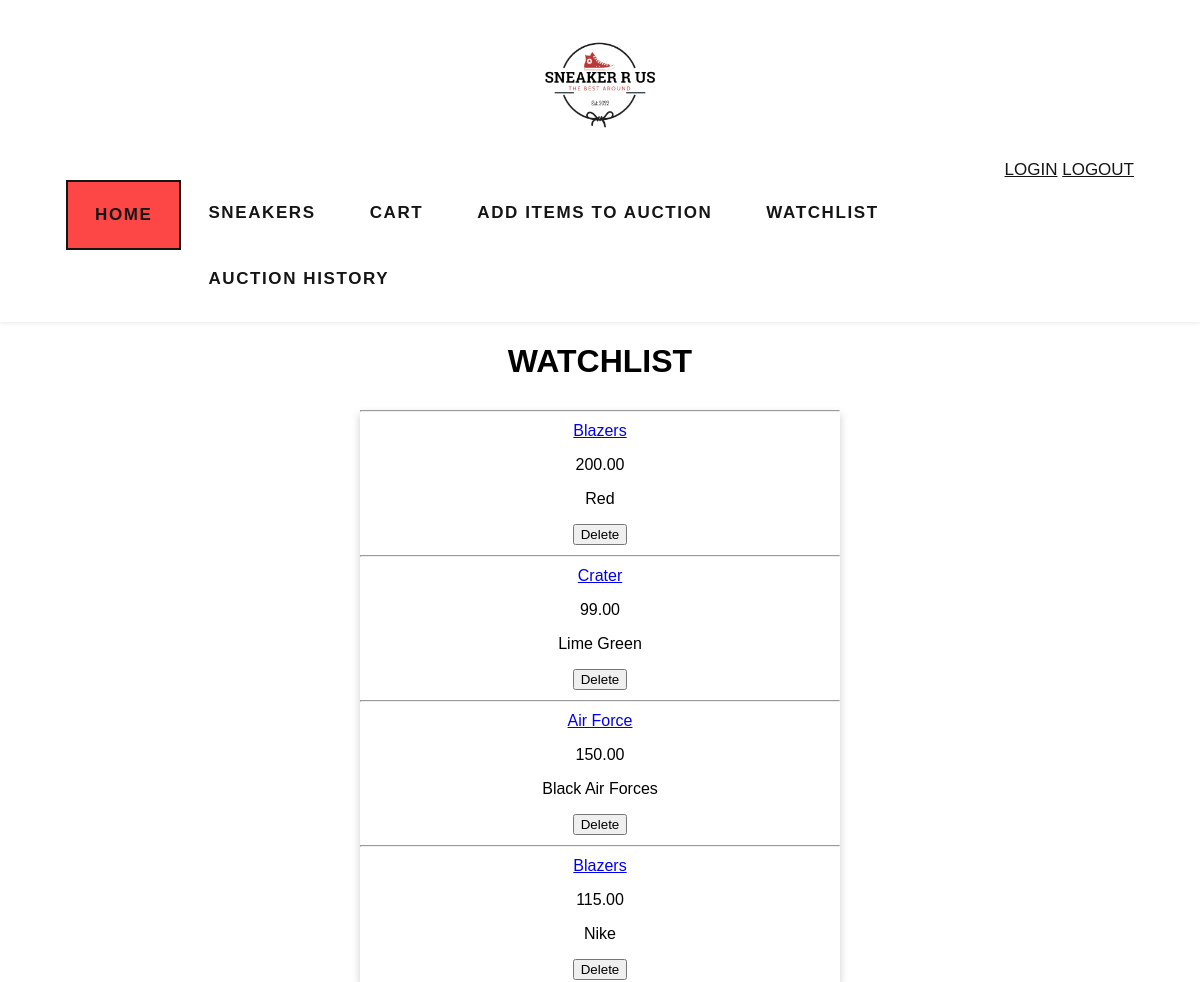
The page /watchlist (signed in) on the database its author committed.
### auctions/models.py (models this page shows, shortened)
class Watchlist(models.Model):
    items = models.ForeignKey(Item, on_delete=models.CASCADE)
    user = models.ForeignKey(User, on_delete=models.CASCADE, related_name='watchlist_list')

class Item(models.Model):
    user = models.ForeignKey(User, on_delete=models.CASCADE, related_name="item_list")
    title = models.CharField(max_length=64)
    description = models.CharField(max_length=256, blank=True)
    img_url = models.CharField(max_length=256, blank=True)
    starting_bid = models.DecimalField(decimal_places=2, max_digits=8)
    category = models.CharField(max_length=24, default='No Category')
    status = models.BooleanField(default=True)

### auctions/views.py (the view)
# urls.py: path("watchlist", views.watchlist_view, name="watchlist"),
def watchlist_view(request):
    current_user = User.objects.filter(username=request.user.username).get()
    watchlist = current_user.watchlist_list.all()
    return render(request, "auctions/watchlist.html",{
        "watchlist": watchlist
    })

### auctions/templates/auctions/watchlist.html (shortened to what this page needs)
{% load static %}
<!DOCTYPE html>
<html lang="en">
<head>
    <link href="{% static '/auctions/css/watchlist.css' %}" rel="stylesheet">
</head>
<body>
    <header>
        <div class="nav container">
            <a class="logo" href="{% url 'auctions:index' %}"><img src="static/auctions/media/img/logo-transparent.png" height="150" width="150" class="logoImg"></a>
            <div class="topnav-right">
                <a class="nav-link-login" href="{% url 'auctions:login' %}">LOGIN</a>
                <a class="nav-link-logout" href="{% url 'auctions:logout' %}">LOGOUT</a>
            </div>
            <ul>
                <li><a class="active" href="{% url 'auctions:index' %}">HOME</a></li>
                <li><a class="nav-link" href="{% url 'auctions:category_list' %}">SNEAKERS</a></li>
                <li><a class="nav-link" href="{% url 'auctions:cart' %}">CART</a></li>
                {% if user.is_authenticated %}
                <li><a class="nav-link" href="{% url 'auctions:add' %}">ADD ITEMS TO AUCTION</a></li>
                <li><a class="nav-link" href="{% url 'auctions:watchlist' %}">WATCHLIST</a></li>
                <li><a class="nav-link" href="{% url 'auctions:auctions_history' %}">AUCTION HISTORY</a></li>
                {% endif %}
            </ul>
        </div>
    </header>
    <h1>WATCHLIST</h1>
</body>
</html>
{% block body %}
<div class="container-fluid">
    {% for item in watchlist %}
    <hr>
    <div class="row">
        <div class="col-lg">
            <a href="{% url 'auctions:listing_details'%}?listing_title={{item.items.title}}">{{item.items.title}}</a>
        </div>
        <div class="col-lg">
            <p>{{item.items.starting_bid}}</p>
        </div>
        <div class="col-lg">
            <p>{{item.items.description}}</p>
        </div>
        <div class="col-lg">
            <form action="{% url 'auctions:delete_item_watchlist' %}" method="POST">
                <button type="submit" class="btn btn-primary">Delete</button>
            </form>
        </div>
    </div>
    {%empty%}
    <h5>Watchlist empty</h5>
    {% endfor %}
</div>
{% endblock %}

### auctions/static/auctions/css/watchlist.css (style rules this page uses)
html { scroll-behavior: smooth; }
body { font-family: 'Franklin Gothic Medium', 'Arial Narrow', Arial, sans-serif; padding: 0; margin: 0; }
:root { --main-color: #fd4646; --text-color: #171427; --bg-color: #fff; }
ul { list-style-type: none; margin: 0; padding: 0; width: 100%; overflow: hidden; background-color: white; }
li { float: left; }
li a { display: block; color: white; letter-spacing: 0.1rem; font-weight: 700; text-align: center; padding: 14px 16px; text-decoration: none; }
header { position: relative; top: 0; left: 0; width: 100%; background: var(--bg-color); box-shadow: 0 1px 4px hsl(0 4% 15% / 10%); z-index: 100; }
.topnav-right { float:right; }
.container { max-width: 1068px; margin: auto; width: 100%; }
.nav { color: rgb(18, 1, 1); text-decoration: none; padding: 10px 10px; font-size: 17px; }
.nav a { color: rgb(22, 21, 21); }
ul { list-style-type: none; margin: 0; padding: 0; overflow: hidden; background-color: white; }
li a { display: block; color: white; text-align: center; padding: 23px 27px; text-decoration: none; }
.active { background-color: var(--main-color); border: 2px solid; }
.logo { font-size: 1.5rem; color: var(--text-color); font-weight: 700; text-decoration: none; letter-spacing: 1px; }
.row:after { content: ""; display: table; clear: both; }
h1 { text-align: center; }
.logoImg { display: block; margin-left: auto; margin-right: auto; }
.container-fluid { box-shadow: 0 4px 8px 0 rgba(0, 0, 0, 0.2); transition: 0.3s; margin-left: auto; margin-right: auto; width: 40%; }
.row { padding: 2px 16px; text-align: center; }

### rows shown on the page
Watchlist: items "Blazers", items.starting_bid "200.00", items.description "Red"
Watchlist: items "Crater", items.starting_bid "99.00", items.description "Lime Green"
Watchlist: items "Air Force", items.starting_bid "150.00", items.description "Black Air Forces"
Watchlist: items "Blazers", items.starting_bid "115.00", items.description "Nike"
